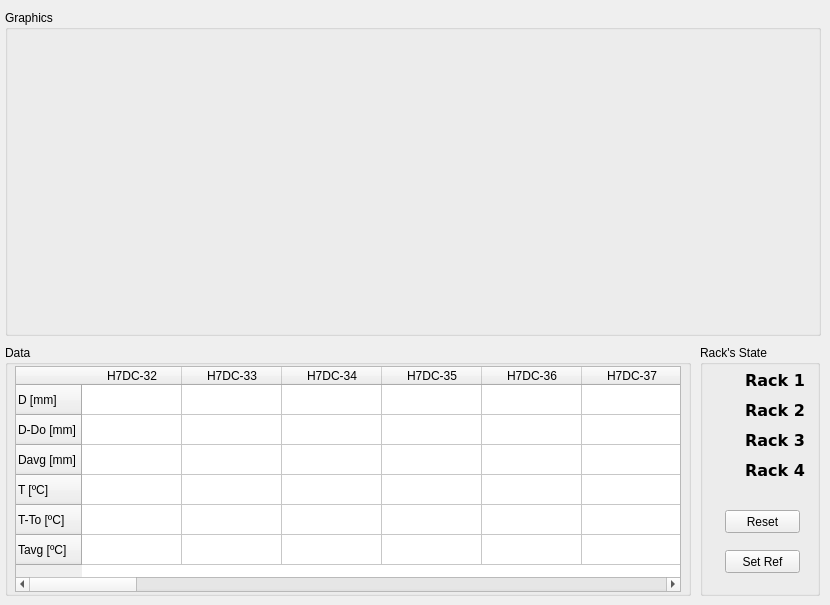
    <widget class="QWidget" name="Monitor">
     <attribute name="title">
      <string>Monitor</string>
     </attribute>
     <widget class="QGroupBox" name="groupBox_3">
      <property name="geometry">
       <rect>
        <x>5</x>
        <y>10</y>
        <width>816</width>
        <height>326</height>
       </rect>
      </property>
      <property name="title">
       <string>Graphics</string>
      </property>
      <widget class="SimplePlot" name="widget" native="true">
       <property name="geometry">
        <rect>
         <x>10</x>
         <y>20</y>
         <width>796</width>
         <height>286</height>
        </rect>
       </property>
      </widget>
     </widget>
     <widget class="QGroupBox" name="groupBox_4">
      <property name="geometry">
       <rect>
        <x>5</x>
        <y>345</y>
        <width>686</width>
        <height>251</height>
       </rect>
      </property>
      <property name="title">
       <string>Data</string>
      </property>
      <widget class="QTableWidget" name="tableWidget">
       <property name="enabled">
        <bool>true</bool>
       </property>
       <property name="geometry">
        <rect>
         <x>10</x>
         <y>21</y>
         <width>666</width>
         <height>226</height>
        </rect>
       </property>
       <row>
        <property name="text">
         <string>D [mm]</string>
        </property>
       </row>
       <row>
        <property name="text">
         <string>D-Do [mm]</string>
        </property>
       </row>
       <row>
        <property name="text">
         <string>Davg [mm]</string>
        </property>
       </row>
       <row>
        <property name="text">
         <string>T [ºC]</string>
        </property>
       </row>
       <row>
        <property name="text">
         <string>T-To [ºC]</string>
        </property>
       </row>
       <row>
        <property name="text">
         <string>Tavg [ºC]</string>
        </property>
       </row>
       <column>
        <property name="text">
         <string>H7DC-32</string>
        </property>
       </column>
       <column>
        <property name="text">
         <string>H7DC-33</string>
        </property>
       </column>
       <column>
        <property name="text">
         <string>H7DC-34</string>
        </property>
       </column>
       <column>
        <property name="text">
         <string>H7DC-35</string>
        </property>
       </column>
       <column>
        <property name="text">
         <string>H7DC-36</string>
        </property>
       </column>
       <column>
        <property name="text">
         <string>H7DC-37</string>
        </property>
       </column>
       <column>
        <property name="text">
         <string>H7DC-38</string>
        </property>
       </column>
       <column>
        <property name="text">
         <string>H7DC-39</string>
        </property>
       </column>
       <column>
        <property name="text">
         <string>H7DC-40</string>
        </property>
       </column>
       <column>
        <property name="text">
         <string>H7DC-41</string>
        </property>
       </column>
       <column>
        <property name="text">
         <string>H7DC-42</string>
        </property>
       </column>
       <column>
        <property name="text">
         <string>H7DC-43</string>
        </property>
       </column>
       <column>
        <property name="text">
         <string>H7DC-44</string>
        </property>
       </column>
       <column>
        <property name="text">
         <string>H7DC-45</string>
        </property>
       </column>
       <column>
        <property name="text">
         <string>H7DC-46</string>
        </property>
       </column>
       <column>
        <property name="text">
         <string>H7DC-47</string>
        </property>
       </column>
       <column>
        <property name="text">
         <string>H7DC-48</string>
        </property>
       </column>
       <column>
        <property name="text">
         <string>H7DC-49</string>
        </property>
       </column>
       <column>
        <property name="text">
         <string>H7DC-50</string>
        </property>
       </column>
       <column>
        <property name="text">
         <string>H7DC-51</string>
        </property>
       </column>
       <column>
        <property name="text">
         <string>H7DC-52</string>
        </property>
       </column>
       <column>
        <property name="text">
         <string>H7DC-53</string>
        </property>
       </column>
       <column>
        <property name="text">
         <string>H7DC-54</string>
        </property>
       </column>
       <column>
        <property name="text">
         <string>H7DC-55</string>
        </property>
       </column>
       <column>
        <property name="text">
         <string>H7DC-56</string>
        </property>
       </column>
       <column>
        <property name="text">
         <string>H7DC-57</string>
        </property>
       </column>
       <column>
        <property name="text">
         <string>H7DC-58</string>
        </property>
       </column>
       <column>
        <property name="text">
         <string>H7DC-59</string>
        </property>
       </column>
       <column>
        <property name="text">
         <string>H7DC-60</string>
        </property>
       </column>
       <column>
        <property name="text">
         <string>H7DC-61</string>
        </property>
       </column>
      </widget>
     </widget>
     <widget class="QGroupBox" name="groupBox_5">
      <property name="geometry">
       <rect>
        <x>700</x>
        <y>345</y>
        <width>120</width>
        <height>251</height>
       </rect>
      </property>
      <property name="toolTip">
       <string>If red: Rack not selected; If yellow: Rack is turned off or has issue; If green: Rack ok.</string>
      </property>
      <property name="statusTip">
       <string>If red: Rack not selected; If yellow: Rack is turned off or has issue; If green: Rack ok.</string>
      </property>
      <property name="title">
       <string>Rack's State</string>
      </property>
      <widget class="QLabel" name="led1_r">
       <property name="geometry">
        <rect>
         <x>5</x>
         <y>15</y>
         <width>35</width>
         <height>35</height>
        </rect>
       </property>
       <property name="toolTip">
        <string>If red: Rack not selected; If yellow: Rack is turned off or has issue; If green: Rack ok.</string>
       </property>
       <property name="statusTip">
        <string>If red: Rack not selected; If yellow: Rack is turned off or has issue; If green: Rack ok.</string>
       </property>
       <property name="text">
        <string/>
       </property>
       <property name="pixmap">
        <pixmap>Images/glossy_red_button.ico</pixmap>
       </property>
       <property name="scaledContents">
        <bool>true</bool>
       </property>
      </widget>
      <widget class="QLabel" name="led2_r">
       <property name="geometry">
        <rect>
         <x>5</x>
         <y>45</y>
         <width>35</width>
         <height>35</height>
        </rect>
       </property>
       <property name="toolTip">
        <string>If red: Rack not selected; If yellow: Rack is turned off or has issue; If green: Rack ok.</string>
       </property>
       <property name="statusTip">
        <string>If red: Rack not selected; If yellow: Rack is turned off or has issue; If green: Rack ok.</string>
       </property>
       <property name="text">
        <string/>
       </property>
       <property name="pixmap">
        <pixmap>Images/glossy_red_button.ico</pixmap>
       </property>
       <property name="scaledContents">
        <bool>true</bool>
       </property>
      </widget>
      <widget class="QLabel" name="led3_r">
       <property name="geometry">
        <rect>
         <x>5</x>
         <y>75</y>
         <width>35</width>
         <height>35</height>
        </rect>
       </property>
       <property name="toolTip">
        <string>If red: Rack not selected; If yellow: Rack is turned off or has issue; If green: Rack ok.</string>
       </property>
       <property name="statusTip">
        <string>If red: Rack not selected; If yellow: Rack is turned off or has issue; If green: Rack ok.</string>
       </property>
       <property name="text">
        <string/>
       </property>
       <property name="pixmap">
        <pixmap>Images/glossy_red_button.ico</pixmap>
       </property>
       <property name="scaledContents">
        <bool>true</bool>
       </property>
      </widget>
      <widget class="QLabel" name="led4_r">
       <property name="geometry">
        <rect>
         <x>5</x>
         <y>105</y>
         <width>35</width>
         <height>35</height>
        </rect>
       </property>
       <property name="toolTip">
        <string>If red: Rack not selected; If yellow: Rack is turned off or has issue; If green: Rack ok.</string>
       </property>
       <property name="statusTip">
        <string>If red: Rack not selected; If yellow: Rack is turned off or has issue; If green: Rack ok.</string>
       </property>
       <property name="text">
        <string/>
       </property>
       <property name="pixmap">
        <pixmap>Images/glossy_red_button.ico</pixmap>
       </property>
       <property name="scaledContents">
        <bool>true</bool>
       </property>
      </widget>
      <widget class="QLabel" name="label">
       <property name="geometry">
        <rect>
         <x>45</x>
         <y>25</y>
         <width>66</width>
         <height>21</height>
        </rect>
       </property>
       <property name="font">
        <font>
         <family>Verdana</family>
         <pointsize>12</pointsize>
         <weight>75</weight>
         <bold>true</bold>
        </font>
       </property>
       <property name="text">
        <string>Rack 1</string>
       </property>
      </widget>
      <widget class="QLabel" name="label_2">
       <property name="geometry">
        <rect>
         <x>45</x>
         <y>55</y>
         <width>61</width>
         <height>21</height>
        </rect>
       </property>
       <property name="font">
        <font>
         <family>Verdana</family>
         <pointsize>12</pointsize>
         <weight>75</weight>
         <bold>true</bold>
        </font>
       </property>
       <property name="text">
        <string>Rack 2</string>
       </property>
      </widget>
      <widget class="QLabel" name="label_3">
       <property name="geometry">
        <rect>
         <x>45</x>
         <y>85</y>
         <width>61</width>
         <height>21</height>
        </rect>
       </property>
       <property name="font">
        <font>
         <family>Verdana</family>
         <pointsize>12</pointsize>
         <weight>75</weight>
         <bold>true</bold>
        </font>
       </property>
       <property name="text">
        <string>Rack 3</string>
       </property>
      </widget>
      <widget class="QLabel" name="label_4">
       <property name="geometry">
        <rect>
         <x>45</x>
         <y>115</y>
         <width>61</width>
         <height>21</height>
        </rect>
       </property>
       <property name="font">
        <font>
         <family>Verdana</family>
         <pointsize>12</pointsize>
         <weight>75</weight>
         <bold>true</bold>
        </font>
       </property>
       <property name="text">
        <string>Rack 4</string>
       </property>
      </widget>
      <widget class="QPushButton" name="ResButton">
       <property name="geometry">
        <rect>
         <x>25</x>
         <y>165</y>
         <width>75</width>
         <height>23</height>
        </rect>
       </property>
       <property name="toolTip">
        <string>Reset Racks</string>
       </property>
       <property name="statusTip">
        <string>Reset Racks</string>
       </property>
       <property name="text">
        <string>Reset</string>
       </property>
      </widget>
      <widget class="QPushButton" name="RefButton">
       <property name="geometry">
        <rect>
         <x>25</x>
         <y>205</y>
         <width>75</width>
         <height>23</height>
        </rect>
       </property>
       <property name="toolTip">
        <string>Set Current Values as Reference</string>
       </property>
       <property name="statusTip">
        <string>Set Current Values as Reference</string>
       </property>
       <property name="text">
        <string>Set Ref</string>
       </property>
      </widget>
      <widget class="QLabel" name="led1_y">
       <property name="geometry">
        <rect>
         <x>5</x>
         <y>15</y>
         <width>35</width>
         <height>35</height>
        </rect>
       </property>
       <property name="toolTip">
        <string>If red: Rack not selected; If yellow: Rack is turned off or has issue; If green: Rack ok.</string>
       </property>
       <property name="statusTip">
        <string>If red: Rack not selected; If yellow: Rack is turned off or has issue; If green: Rack ok.</string>
       </property>
       <property name="text">
        <string/>
       </property>
       <property name="pixmap">
        <pixmap>Images/glossy_yellow_button.ico</pixmap>
       </property>
       <property name="scaledContents">
        <bool>true</bool>
       </property>
      </widget>
      <widget class="QLabel" name="led2_y">
       <property name="geometry">
        <rect>
         <x>5</x>
         <y>45</y>
         <width>35</width>
         <height>35</height>
        </rect>
       </property>
       <property name="toolTip">
        <string>If red: Rack not selected; If yellow: Rack is turned off or has issue; If green: Rack ok.</string>
       </property>
       <property name="statusTip">
        <string>If red: Rack not selected; If yellow: Rack is turned off or has issue; If green: Rack ok.</string>
       </property>
       <property name="text">
        <string/>
       </property>
       <property name="pixmap">
        <pixmap>Images/glossy_yellow_button.ico</pixmap>
       </property>
       <property name="scaledContents">
        <bool>true</bool>
       </property>
      </widget>
      <widget class="QLabel" name="led3_y">
       <property name="geometry">
        <rect>
         <x>5</x>
         <y>75</y>
         <width>35</width>
         <height>35</height>
        </rect>
       </property>
       <property name="toolTip">
        <string>If red: Rack not selected; If yellow: Rack is turned off or has issue; If green: Rack ok.</string>
       </property>
       <property name="statusTip">
        <string>If red: Rack not selected; If yellow: Rack is turned off or has issue; If green: Rack ok.</string>
       </property>
       <property name="text">
        <string/>
       </property>
       <property name="pixmap">
        <pixmap>Images/glossy_yellow_button.ico</pixmap>
       </property>
       <property name="scaledContents">
        <bool>true</bool>
       </property>
      </widget>
      <widget class="QLabel" name="led4_y">
       <property name="geometry">
        <rect>
         <x>5</x>
         <y>105</y>
         <width>35</width>
         <height>35</height>
        </rect>
       </property>
       <property name="toolTip">
        <string>If red: Rack not selected; If yellow: Rack is turned off or has issue; If green: Rack ok.</string>
       </property>
       <property name="statusTip">
        <string>If red: Rack not selected; If yellow: Rack is turned off or has issue; If green: Rack ok.</string>
       </property>
       <property name="text">
        <string/>
       </property>
       <property name="pixmap">
        <pixmap>Images/glossy_yellow_button.ico</pixmap>
       </property>
       <property name="scaledContents">
        <bool>true</bool>
       </property>
      </widget>
      <widget class="QLabel" name="led1_g">
       <property name="enabled">
        <bool>true</bool>
       </property>
       <property name="geometry">
        <rect>
         <x>5</x>
         <y>15</y>
         <width>35</width>
         <height>35</height>
        </rect>
       </property>
       <property name="toolTip">
        <string>If red: Rack not selected; If yellow: Rack is turned off or has issue; If green: Rack ok.</string>
       </property>
       <property name="statusTip">
        <string>If red: Rack not selected; If yellow: Rack is turned off or has issue; If green: Rack ok.</string>
       </property>
       <property name="text">
        <string/>
       </property>
       <property name="pixmap">
        <pixmap>Images/glossy_green_button.ico</pixmap>
       </property>
       <property name="scaledContents">
        <bool>true</bool>
       </property>
      </widget>
      <widget class="QLabel" name="led2_g">
       <property name="geometry">
        <rect>
         <x>5</x>
         <y>45</y>
         <width>35</width>
         <height>35</height>
        </rect>
       </property>
       <property name="toolTip">
        <string>If red: Rack not selected; If yellow: Rack is turned off or has issue; If green: Rack ok.</string>
       </property>
       <property name="statusTip">
        <string>If red: Rack not selected; If yellow: Rack is turned off or has issue; If green: Rack ok.</string>
       </property>
       <property name="text">
        <string/>
       </property>
       <property name="pixmap">
        <pixmap>Images/glossy_green_button.ico</pixmap>
       </property>
       <property name="scaledContents">
        <bool>true</bool>
       </property>
      </widget>
      <widget class="QLabel" name="led3_g">
       <property name="geometry">
        <rect>
         <x>5</x>
         <y>75</y>
         <width>35</width>
         <height>35</height>
        </rect>
       </property>
       <property name="toolTip">
        <string>If red: Rack not selected; If yellow: Rack is turned off or has issue; If green: Rack ok.</string>
       </property>
       <property name="statusTip">
        <string>If red: Rack not selected; If yellow: Rack is turned off or has issue; If green: Rack ok.</string>
       </property>
       <property name="text">
        <string/>
       </property>
       <property name="pixmap">
        <pixmap>Images/glossy_green_button.ico</pixmap>
       </property>
       <property name="scaledContents">
        <bool>true</bool>
       </property>
      </widget>
      <widget class="QLabel" name="led4_g">
       <property name="enabled">
        <bool>true</bool>
       </property>
       <property name="geometry">
        <rect>
         <x>5</x>
         <y>105</y>
         <width>35</width>
         <height>35</height>
        </rect>
       </property>
       <property name="toolTip">
        <string>If red: Rack not selected; If yellow: Rack is turned off or has issue; If green: Rack ok.</string>
       </property>
       <property name="statusTip">
        <string>If red: Rack not selected; If yellow: Rack is turned off or has issue; If green: Rack ok.</string>
       </property>
       <property name="text">
        <string/>
       </property>
       <property name="pixmap">
        <pixmap>Images/glossy_green_button.ico</pixmap>
       </property>
       <property name="scaledContents">
        <bool>true</bool>
       </property>
      </widget>
     </widget>
    </widget>
